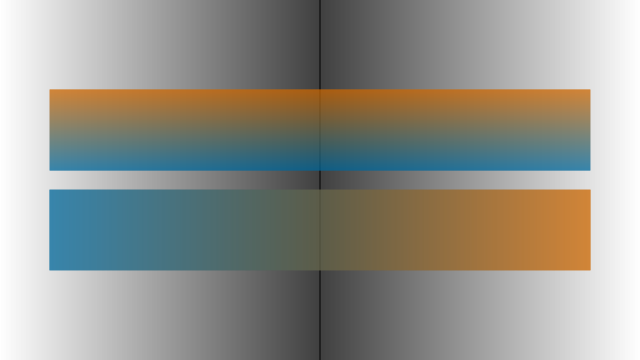
Frame 1 (no input)
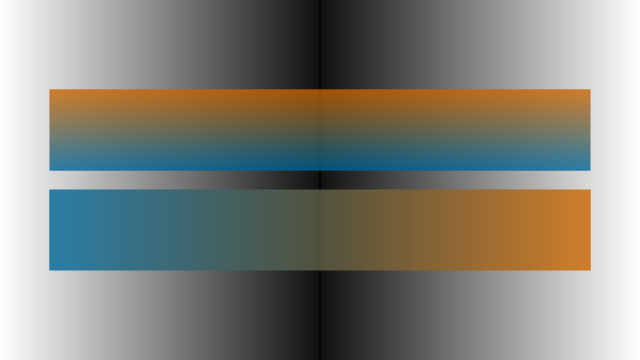
Frame 2 (the mouse pressed at the canvas centre, redrawn once)

The p5.js sketch that drew these frames (run headless with seeded random() and noise() and a simulated clock; the mouse was pressed at the canvas centre and the sketch redrawn once):

// p5.js sketch
// ── sketch.js
// adapting http://processing.org/examples/lineargradient.html

/** Simple Linear Gradient 
 *
 *The lerpColor() function is useful for interpolating between two colors.
 */

// Constants
var Y_AXIS = 1;
var X_AXIS = 2;
var b1, b2, c1, c2; // these will be colors

function setup() {
  createCanvas(640, 360);

  // Define colors
  b1 = [255,255,255];
  b2 = [0,0,0];
  c1 = [204, 102, 0];
  c2 = [0, 102, 153];

  noLoop();
}

function draw() {
  // Background
  setGradient(0, 0, width/2, height, b1, b2, X_AXIS);
  setGradient(width/2, 0, width/2, height, b2, b1, X_AXIS);
  // Foreground
  setGradient(50, 90, 540, 80, c1, c2, Y_AXIS);
  setGradient(50, 190, 540, 80, c2, c1, X_AXIS);
}

function setGradient(x, y, w, h, c1, c2, axis) {

  noFill();

  if (axis == Y_AXIS) {  // Top to bottom gradient
    for (var i = y; i <= y+h; i++) {
      var inter = map(i, y, y+h, 0, 1);
      var c = [lerp(c1[0],c2[0],inter),lerp(c1[1],c2[1],inter),lerp(c1[2],c2[2],inter)];   // lerpColor(c1, c2, inter);
      stroke(c);
      line(x, i, x+w, i);
    }
  }  
  else if (axis == X_AXIS) {  // Left to right gradient
    for (var i = x; i <= x+w; i++) {
      var inter = map(i, x, x+w, 0, 1);
      var c = [lerp(c1[0],c2[0],inter),lerp(c1[1],c2[1],inter),lerp(c1[2],c2[2],inter)];
      stroke(c);
      line(i, y, i, y+h);
    }
  }
}
